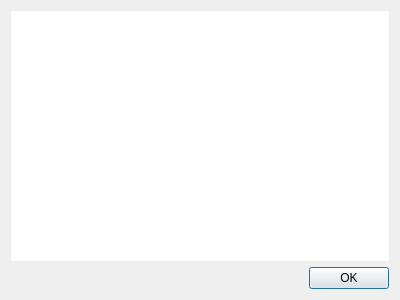
<ui version="4.0" >
 <class>Form</class>
 <widget class="QWidget" name="Form" >
  <property name="geometry" >
   <rect>
    <x>0</x>
    <y>0</y>
    <width>400</width>
    <height>300</height>
   </rect>
  </property>
  <property name="windowTitle" >
   <string>Scroll Text Test</string>
  </property>
  <layout class="QGridLayout" name="gridLayout" >
   <item row="0" column="0" >
    <widget class="View" name="graphicsView" >
     <property name="frameShape" >
      <enum>QFrame::NoFrame</enum>
     </property>
     <property name="verticalScrollBarPolicy" >
      <enum>Qt::ScrollBarAlwaysOff</enum>
     </property>
     <property name="horizontalScrollBarPolicy" >
      <enum>Qt::ScrollBarAlwaysOff</enum>
     </property>
     <property name="sceneRect" >
      <rectf>
       <x>0.000000000000000</x>
       <y>0.000000000000000</y>
       <width>100.000000000000000</width>
       <height>100.000000000000000</height>
      </rectf>
     </property>
    </widget>
   </item>
   <item row="1" column="0" >
    <widget class="QDialogButtonBox" name="buttonBox" >
     <property name="standardButtons" >
      <set>QDialogButtonBox::Ok</set>
     </property>
    </widget>
   </item>
  </layout>
 </widget>
 <customwidgets>
  <customwidget>
   <class>View</class>
   <extends>QGraphicsView</extends>
   <header>view.h</header>
  </customwidget>
 </customwidgets>
 <resources/>
 <connections/>
</ui>
